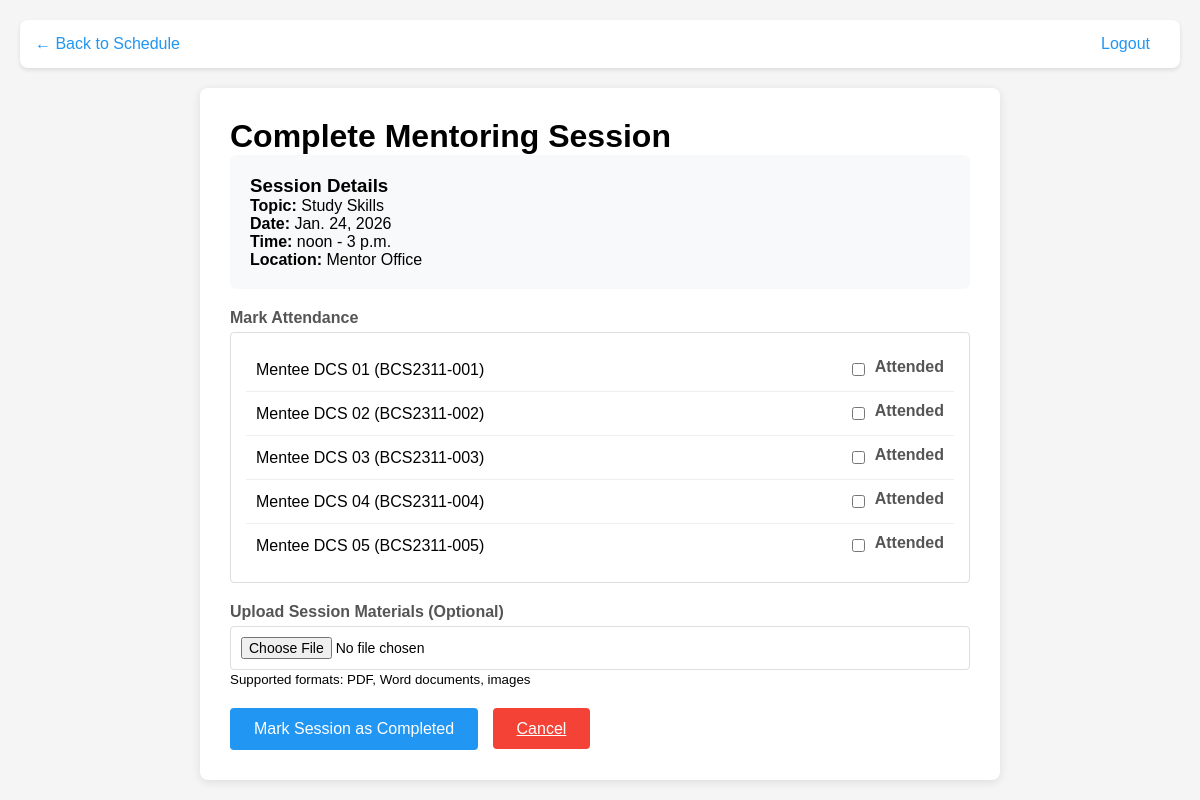
/mmms/mentor/session/S00001/complete/ (signed in), run on an earlier commit of the app's database.
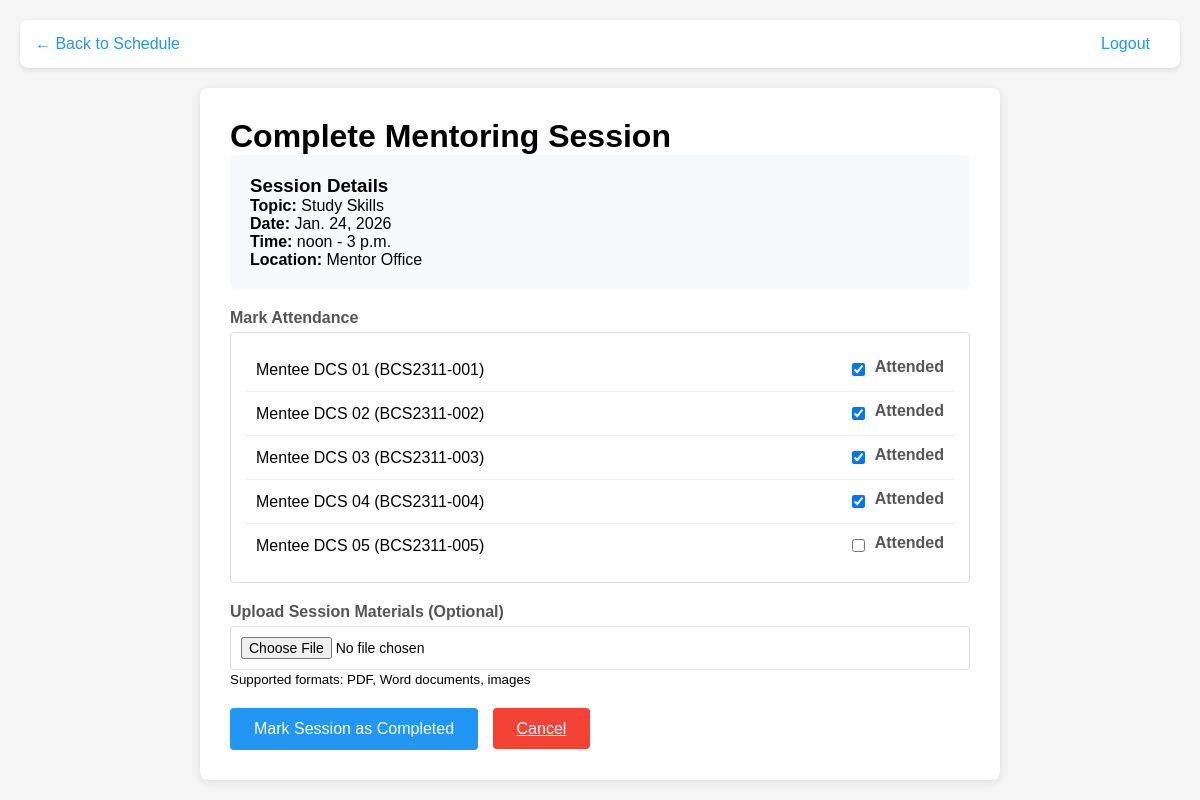
And on a later commit of the database.
### system/models.py (models this page shows, shortened)
class Attendance(models.Model):
    activity = models.ForeignKey(Activity, on_delete=models.CASCADE)
    mentee = models.ForeignKey(Mentee, on_delete=models.CASCADE)
    attended = models.BooleanField(default=False)
    notes = models.TextField(blank=True)
    class Meta:
        unique_together = ['activity', 'mentee']

class Mentee(models.Model):
    STATUS_CHOICES = (
        ('active', 'Continue Study'),
        ('inactive', 'Not Continuing'),
        ('graduated', 'Graduated'),
    )
    GENDER_CHOICES = (
        ('male', 'Male'),
        ('female', 'Female'),
    )
    user = models.OneToOneField(settings.AUTH_USER_MODEL, on_delete=models.CASCADE)
    profile_picture = models.ImageField(upload_to='mentee_profile_pictures/', null=True, blank=True)
    MenteeID = models.CharField(max_length=12, primary_key=True)
    MenteeName = models.CharField(max_length=100)
    MenteeCourse = models.CharField(max_length=100)
    MenteeSemester = models.IntegerField()
    Year = models.IntegerField()
    MenteeJoinDate = models.DateField()
    MenteeEmail = models.EmailField()
    MenteePhone = models.CharField(max_length=15)
    MenteeIC = models.CharField(max_length=15)
    MenteeAddress = models.CharField(max_length=255)
    MenteePostcode = models.CharField(max_length=10)
    MenteeCity = models.CharField(max_length=50)
    MenteeState = models.CharField(max_length=50)
    MenteeRace = models.CharField(max_length=50)
    MenteeReligion = models.CharField(max_length=50)
    MenteeGender = models.CharField(max_length=10, choices=GENDER_CHOICES, default='male')
    MenteeStatus = models.CharField(max_length=20, choices=STATUS_CHOICES, default='active')
    MenteePreviousSchool = models.CharField(max_length=100)
    MenteeFatherName = models.CharField(max_length=100)
    MenteeFatherIC = models.CharField(max_length=15)
    MenteeFatherOccupation = models.CharField(max_length=100)
    MenteeFatherPhone = models.CharField(max_length=15)
    MenteeMotherName = models.CharField(max_length=100)
    MenteeMotherIC = models.CharField(max_length=15)
    MenteeMotherOccupation = models.CharField(max_length=100)
    MenteeMotherPhone = models.CharField(max_length=15)
    Sem1TargetGPA = models.DecimalField(max_digits=3, decimal_places=2, null=True, blank=True)
    Sem1ActualGPA = models.DecimalField(max_digits=3, decimal_places=2, null=True, blank=True)
    Sem2TargetGPA = models.DecimalField(max_digits=3, decimal_places=2, null=True, blank=True)
    Sem2ActualGPA = models.DecimalField(max_digits=3, decimal_places=2, null=True, blank=True)
    Sem3TargetGPA = models.DecimalField(max_digits=3, decimal_places=2, null=True, blank=True)
    Sem3ActualGPA = models.DecimalField(max_digits=3, decimal_places=2, null=True, blank=True)
    Sem4TargetGPA = models.DecimalField(max_digits=3, decimal_places=2, null=True, blank=True)
    Sem4ActualGPA = models.DecimalField(max_digits=3, decimal_places=2, null=True, blank=True)
    Sem5TargetGPA = models.DecimalField(max_digits=3, decimal_places=2, null=True, blank=True)
    Sem5ActualGPA = models.DecimalField(max_digits=3, decimal_places=2, null=True, blank=True)
    Sem6TargetGPA = models.DecimalField(max_digits=3, decimal_places=2, null=True, blank=True)
    Sem6ActualGPA = models.DecimalField(max_digits=3, decimal_places=2, null=True, blank=True)
    TargetCGPA = models.DecimalField(max_digits=3, decimal_places=2, null=True, blank=True)
    CurrentCGPA = models.DecimalField(max_digits=3, decimal_places=2, null=True, blank=True)
    MenteeAcademicGoals = models.TextField(blank=True)
    MenteeStudyHabits = models.TextField(blank=True)
    MenteeSubjects = models.TextField(blank=True)
    MenteeExtracurricular = models.TextField(blank=True)
    AcademicSupportNeeds = models.TextField(blank=True)
    assigned_mentor = models.ForeignKey('Mentor', on_delete=models.SET_NULL, null=True, blank=True)

### system/views.py (the view, shortened to what this page needs)
# urls.py: path('mentor/session/<str:activity_id>/complete/', views.complete_mentoring_session, name='complete_mentoring_session'),
@login_required
def complete_mentoring_session(request, activity_id):
    if request.user.role != 'mentor':
        if request.headers.get('X-Requested-With') == 'XMLHttpRequest':
            return JsonResponse({'error': 'Access denied. Mentor role required.'}, status=403)
        messages.error(request, 'Access denied. Mentor role required.')
        return redirect('homepage')
    activity = get_object_or_404(Activity, ActivityID=activity_id, PrimaryMentor__user=request.user)
    mentoring_session = get_object_or_404(MentoringSession, activity=activity)
    attendance = Attendance.objects.filter(activity=activity)
    return render(request, 'complete_session.html', {
        'activity': activity,
        'mentoring_session': mentoring_session,
        'attendance': attendance
    })

### system/templates/complete_session.html (shortened to what this page needs)
<!DOCTYPE html>
<html lang="en">
<head>
</head>
<body>
    <div class="nav">
        <a href="{% url 'mentoring_schedule' %}">← Back to Schedule</a>
        <a href="{% url 'logout' %}" class="logout">Logout</a>
    </div>
    <div class="container">
        <h1>Complete Mentoring Session</h1>
        <div class="session-info">
            <h3>Session Details</h3>
            <p><strong>Topic:</strong> {{ activity.ActivityName }}</p>
            <p><strong>Date:</strong> {{ activity.Date }}</p>
            <p><strong>Time:</strong> {{ activity.StartTime }} - {{ activity.EndTime }}</p>
            <p><strong>Location:</strong> {{ activity.Location }}</p>
        </div>
        <form method="POST" enctype="multipart/form-data">
            <div class="form-group">
                <label>Mark Attendance</label>
                <div class="attendance-list">
                    {% for record in attendance %}
                    <div class="attendance-item">
                        <span>{{ record.mentee.MenteeName }} ({{ record.mentee.MenteeID }})</span>
                        <div class="checkbox-group">
                            <input type="checkbox" id="attended_{{ record.mentee.MenteeID }}"
                                   name="attended_{{ record.mentee.MenteeID }}"
                                   {% if record.attended %}checked{% endif %}>
                            <label for="attended_{{ record.mentee.MenteeID }}">Attended</label>
                        </div>
                    </div>
                    {% endfor %}
                </div>
            </div>
            <div class="form-group">
                <label for="session_materials">Upload Session Materials (Optional)</label>
                <input type="file" id="session_materials" name="session_materials" accept=".pdf,.doc,.docx,.jpg,.jpeg,.png">
                <small>Supported formats: PDF, Word documents, images</small>
            </div>
            <button type="submit" class="btn">Mark Session as Completed</button>
            <a href="{% url 'mentoring_schedule' %}" class="btn btn-cancel">Cancel</a>
        </form>
    </div>
</body>
</html>

What changed in the data, as far as the page shows it:
changed Attendance "Mentee DCS 01": attended "☐" → "☑"
changed Attendance "Mentee DCS 02": attended "☐" → "☑"
changed Attendance "Mentee DCS 03": attended "☐" → "☑"
changed Attendance "Mentee DCS 04": attended "☐" → "☑"
